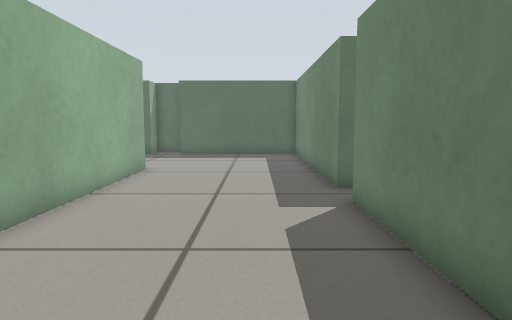
[1] (above)

13 first-person views from a walk through a robot-simulator world made for Gazebo. The camera is 0.45 m above the floor, tilts 6° down and sees 70° across. The floor is counted in squares, 0.25 m on a side. Each view is taken from the middle of a square. On the plan, view 1 faces up. The plan holds only what a view shows up to about 18 squares ahead; the rest is blank. The place goes on beyond the plan.

[2]
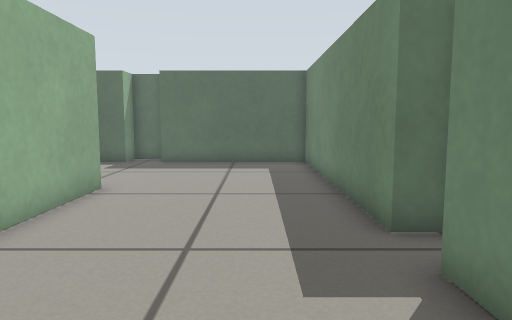

[3]
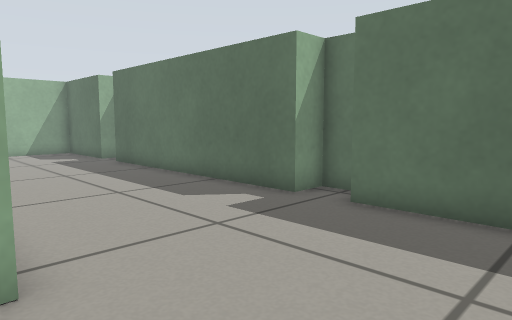

[4]
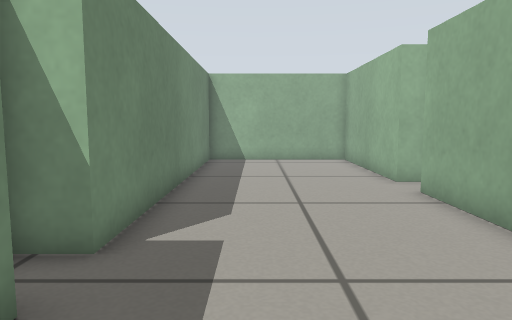

[5]
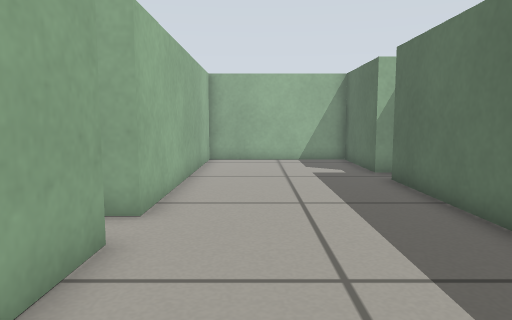

[6]
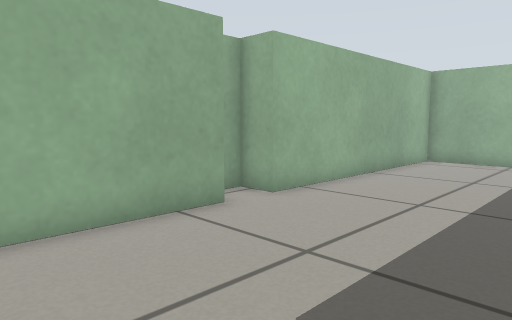

[7]
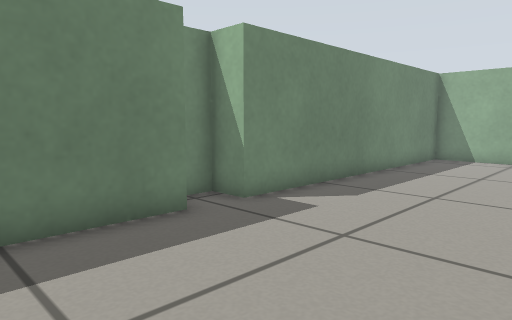

[8]
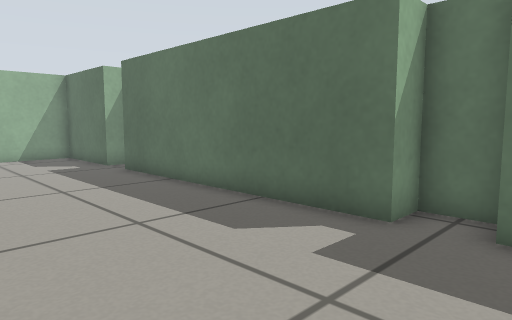

[9]
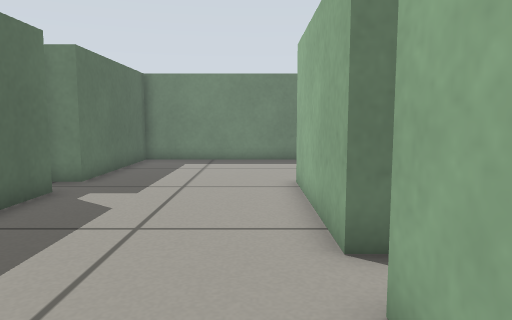

[10]
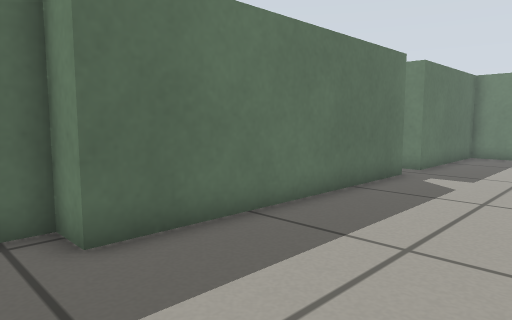

[11]
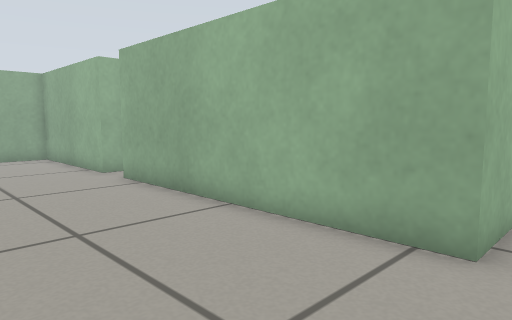

[12]
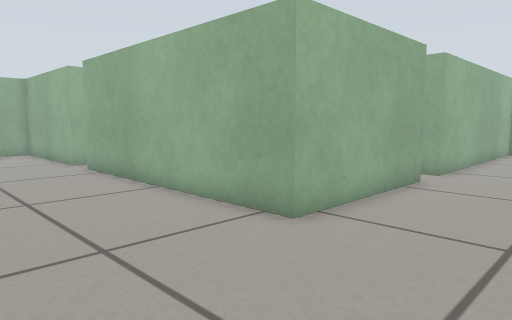

[13]
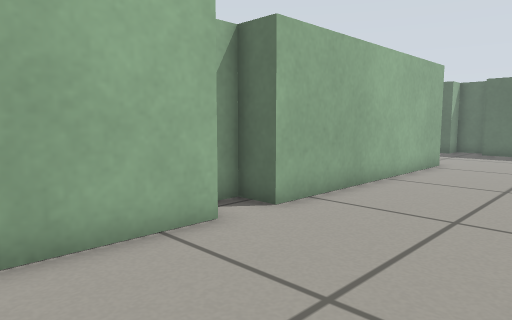

### Floor plan
Points are (right, up) in squares from view 1. A wall is a line through its corners. A room is listed if a view was taken in it or the views show most of it. See-through windows are left out.
Room 1 (views 1, 2, 3, 4, 5, 6, 7, 8, 9, 10, 11, 12, 13)
walls: (-10.2, 13.1) (-10.2, 13.8) (-4.2, 13.8) (-4.2, 3.8) (-5.4, 3.8) (-5.4, 3.1); (-4.4, 21.4) (-5.8, 21.4) (-5.8, 20.2) (-16.2, 20.2) (-16.2, 21.4) (-17, 21.4); (3.1, 9.8) (2.2, 9.8) (2.2, 20.2) (-4.2, 20.2) (-4.2, 21.1); (-5, 2.2) (-4.2, 2.2) (-4.2, -4.2) (2.2, -4.2) (2.2, 8.2) (3.4, 8.2) (3.4, 9); (-17.8, 21) (-17.8, 20.2) (-22.2, 20.2) (-22.2, 13.8) (-11.8, 13.8) (-11.8, 12.6) (-11.1, 12.6)

Where each view was taken, in squares from view 1:
view 1: 0 up, 0 right, facing up
view 2: 4 up, 0 right, facing up
view 3: 13 up, 0 right, facing up-left
view 4: 13 up, 0 right, facing down
view 5: 16 up, 5 left, facing left
view 6: 20 up, 5 left, facing down-left
view 7: 14 up, 4 left, facing down-right
view 8: 14 up, 3 left, facing up-left
view 9: 15 up, 15 left, facing right
view 10: 15 up, 18 left, facing up-right
view 11: 15 up, 1 right, facing down-left
view 12: 18 up, 1 right, facing down-left
view 13: 2 down, 1 right, facing up-left
